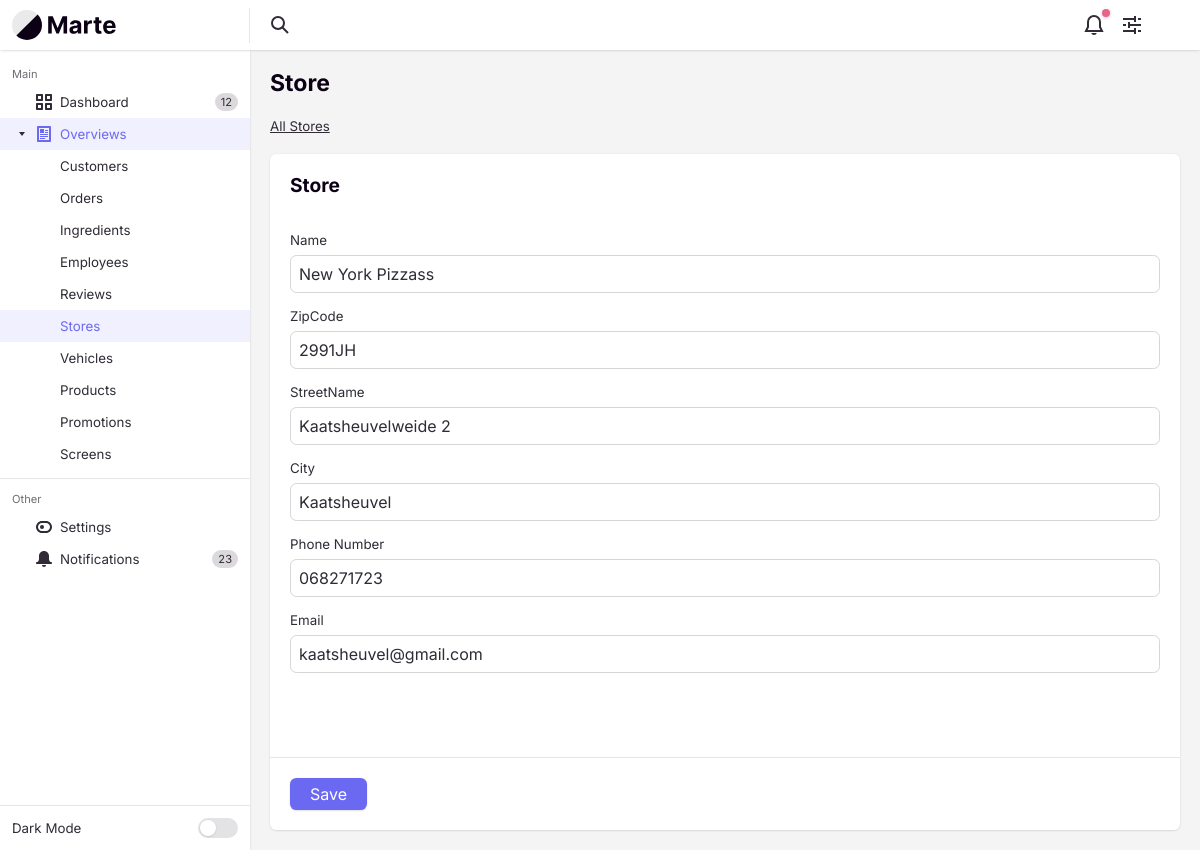
/StoreController/update/253s, run on the app's committed database.
### tables this page shows
CREATE TABLE `stores` (
  `storeId` varchar(4) NOT NULL,
  `storeName` varchar(255) NOT NULL,
  `storeZipcode` varchar(255) NOT NULL,
  `storeStreetName` varchar(255) NOT NULL,
  `storeCity` varchar(255) NOT NULL,
  `storePhone` varchar(10) NOT NULL,
  `storeEmail` varchar(255) NOT NULL,
  `storeIsActive` tinyint(1) NOT NULL DEFAULT 1,
  `storeCreateDate` int(10) NOT NULL,
  `storeDescription` text DEFAULT NULL
);

### app/libraries/Core.php (called while the page is built, shortened)
<?php
class Core
{
    protected $currentMethod = 'index';
    public function __construct()
    {
        $url = $this->getUrl();
        $this->currentController = new $this->currentController();
        if (isset($url[1])) {
            if (method_exists($this->currentController, $url[1])) {
                $this->currentMethod = $url[1];
            } else if (!empty($url[1])) {
                require APPROOT . '/views/includes/404.php';
                exit;
            }
        }
        $this->params = $url ? [$url[2]] : [];
        call_user_func_array([$this->currentController, $this->currentMethod], $this->params);
    }
    public function getUrl()
    {
        $incoming = $_SERVER['REQUEST_URI'];
        $incoming = str_replace("/pizzapalacebackend/", "", $incoming);
        if (!empty($incoming) && substr($incoming, -1) !== '/') {
            $incoming .= '/';
        }
        $incoming = trim($incoming, "/");
        $url = filter_var($incoming, FILTER_SANITIZE_URL);
        $url = explode('/', $url);
        $urlController = $url[0];
        $urlAction = "";
        if (array_key_exists(1, $url)) {
            $urlAction = explode('?', $url[1])[0];
        }
        $urlSlug = $url;
        if (array_key_exists(2, $url)) {
            $urlSlug = $url[2];
        }
        $output = [$urlController, $urlAction, $urlSlug];
        return $output;
    }
}

### app/require.php (called while the page is built, shortened)
<?php
  require_once 'libraries/Core.php';
  require_once 'libraries/Controller.php';
  require_once 'libraries/Database.php';
  $init = new Core();

### public/index.php (called while the page is built)
<?php
  require_once '../app/require.php';
?>

### app/libraries/Database.php (called while the page is built, shortened)
<?php
  class Database {
    private $dbHost = DB_HOST;
    private $dbUser = DB_USER;
    private $dbPass = DB_PASS;
    private $dbName = DB_NAME;
    private $statement;
    private $dbHandler;
    public function __construct()
    {
      $conn = 'mysql:host=' . $this->dbHost . ";dbname=" . $this->dbName;
      $options = array(
        PDO::ATTR_PERSISTENT => true,
        PDO::ATTR_ERRMODE => PDO::ERRMODE_EXCEPTION,
        PDO::ATTR_EMULATE_PREPARES => false
      );
      try
      {
        $this->dbHandler = new PDO($conn, $this->dbUser, $this->dbPass, $options);
      }
      catch(PDOException $e) {
        $this->error = $e->getMessage();
        echo $this->error;
      }
    }
    public function query($sql) {
      $this->statement = $this->dbHandler->prepare($sql);
    }
    public function bind($parameter, $value, $type=null) {
      switch (is_null($type)) {
        default:
          $type = PDO::PARAM_STR;
      }
      $this->statement->bindValue($parameter, $value, $type);
    }
    public function execute() {
      return $this->statement->execute();
    }
    public function single() {
      $this->execute();
      return $this->statement->fetch(PDO::FETCH_OBJ);
    }
  }
?>

### app/models/StoreModel.php (called while the page is built, shortened)
<?php
class StoreModel
{
    private $db;
    public function __construct()
    {
        $this->db = new Database();
    }
    public function getStoreById($storeId)
    {
        $this->db->query("SELECT storeId,
                                 storeName,
                                 storeZipcode,
                                 storeStreetName,
                                 storeCity,
                                 storePhone,
                                 storeEmail,
                                 storeCreateDate
                                 FROM stores
                                 WHERE storeIsActive = 1 AND storeId = :storeId");
        $this->db->bind(':storeId', $storeId);
        return $this->db->single();
    }
}

### app/views/backend/store/update.php (the view, shortened to what this page needs)
<?php require APPROOT . '/views/includes/head.php'; ?>
<div class="margin-bottom-md">
    <h1 class="text-lg">Store</h1>
</div>
<div class="margin-bottom-md">
    <nav class="breadcrumbs text-sm" aria-label="Breadcrumbs">
        <ol class="flex flex-wrap gap-xxs">
            <li class="breadcrumbs__item">
                <a href="<?= URLROOT ?>StoreController/overview" class="color-inherit">All Stores</a>
            </li>
        </ol>
    </nav>
</div>
<div class="bg radius-md shadow-xs">
    <form action="<?= URLROOT; ?>StoreController/update" method="post">
        <div class="padding-md">
            <fieldset class="margin-bottom-xl">
                <legend class="form-legend margin-bottom-md">Store</legend>
                <div class="margin-bottom-sm">
                    <div class="grid gap-xxs">
                        <div class="col-3@lg">
                            <label class="inline-block text-sm padding-top-xs@lg" for="storeName">Name</label>
                        </div>
                        <div class="col-6@lg">
                            <input class="form-control width-100%" type="text" name="storeName" id="storeName" value="<?= $data['row']->storeName; ?>">
                        </div>
                    </div>
                </div>
                <div class="margin-bottom-sm">
                    <div class="grid gap-xxs">
                        <div class="col-3@lg">
                            <label class="inline-block text-sm padding-top-xs@lg" for="storeZipcode">ZipCode</label>
                        </div>
                        <div class="col-6@lg">
                            <input class="form-control width-100%" type="text" name="storeZipcode" id="storeZipcode" value="<?= $data['row']->storeZipcode; ?>">
                        </div>
                    </div>
                </div>
                <div class="margin-bottom-sm">
                    <div class="grid gap-xxs">
                        <div class="col-3@lg">
                            <label class="inline-block text-sm padding-top-xs@lg" for="storeStreetName">StreetName</label>
                        </div>
                        <div class="col-6@lg">
                            <input class="form-control width-100%" type="text" name="storeStreetName" id="storeStreetName" value="<?= $data['row']->storeStreetName; ?>">
                        </div>
                    </div>
                </div>
                <div class="margin-bottom-sm">
                    <div class="grid gap-xxs">
                        <div class="col-3@lg">
                            <label class="inline-block text-sm padding-top-xs@lg" for="storeCity">City</label>
                        </div>
                        <div class="col-6@lg">
                            <input class="form-control width-100%" type="text" name="storeCity" id="storeCity" value="<?= $data['row']->storeCity; ?>">
                        </div>
                    </div>
                </div>
                <div class="margin-bottom-sm">
                    <div class="grid gap-xxs">
                        <div class="col-3@lg">
                            <label class="inline-block text-sm padding-top-xs@lg" for="storePhone">Phone Number</label>
                        </div>
                        <div class="col-6@lg">
                            <input class="form-control width-100%" type="number" name="storePhone" id="storePhone" value="<?= $data['row']->storePhone; ?>">
                        </div>
                    </div>
                </div>
                <div class="margin-bottom-sm">
                    <div class="grid gap-xxs">
                        <div class="col-3@lg">
                            <label class="inline-block text-sm padding-top-xs@lg" for="storeEmail">Email</label>
                        </div>
                        <div class="col-6@lg">
                            <input class="form-control width-100%" type="email" name="storeEmail" id="storeEmail" value="<?= $data['row']->storeEmail; ?>">
                        </div>
                    </div>
                </div>
            </fieldset>
        </div>
        <div class="border-top border-alpha padding-md">
            <div class="flex flex-wrap gap-xs justify-between">
                <button class="btn btn--primary">Save</button>
            </div>
        </div>
    </form>
</div>
<?php require APPROOT . '/views/includes/footer.php'; ?>

### data on the page
stores: storeName "New York Pizzass", storeZipcode "2991JH", storeStreetName "Kaatsheuvelweide 2", storeCity "Kaatsheuvel", storePhone "068271723", storeEmail "kaatsheuvel@gmail.com"
